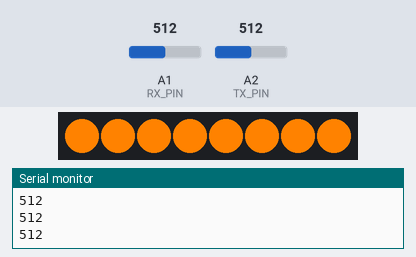
Bench run of a sketch on a simulated Arduino Uno, built with avr-gcc and run on an emulated ATmega328P. On the bench: 8 RGB LEDs in strip order, left to right, the last lines printed to the serial monitor. Inputs (shaded band) come from the test bench; at power-on: A1 (RX_PIN) = 512, A2 (TX_PIN) = 512.

Above: at 1.08 s.
1.3 s: A1 (RX_PIN) set to 486
At 1.58 s:
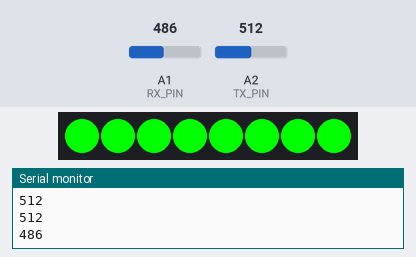
3.2 s: A1 (RX_PIN) set to 510
At 3.34 s:
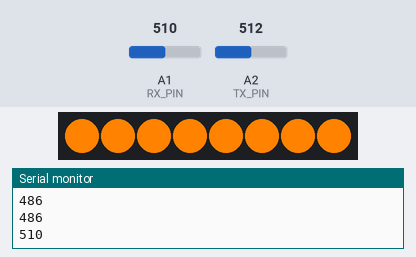
5.2 s: A1 (RX_PIN) set to 490
At 5.36 s:
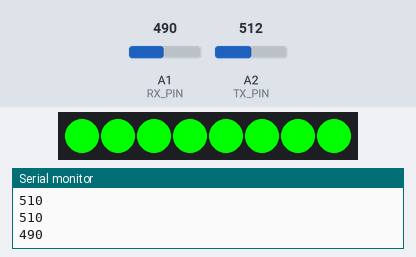
7.2 s: A2 (TX_PIN) set to 490
Timing chart, 0 to 9.7 s (numbered marks = the images above; inputs shaded):
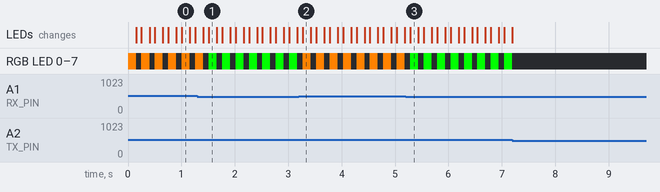

Measured:
- the behaviour switches between 500 and 499 on A1 (RX_PIN) (found by bisection; images 0 and 1)
- after the input at 1.3 s, the LEDs: first differ from a run without the input after 0.21 s (image 1)
- after the input at 3.2 s, the LEDs: change after 0.07 s (image 2)
- after the input at 5.2 s, the LEDs: change after 0.09 s (image 3)

The sketch:

modemLights.ino
```cpp
#include <Adafruit_NeoPixel.h>
#define PIN        6
#define NUMPIXELS 8
#define NUM_FLASHES 1
#define FLASHING_DELAY 150

#define RX_PIN A1
#define TX_PIN A2

Adafruit_NeoPixel pixels(NUMPIXELS, PIN, NEO_GRBW + NEO_KHZ800);

void flash(uint8_t r, uint8_t g, uint8_t b);

void setup() {

  pixels.begin(); // INITIALIZE NeoPixel strip object (REQUIRED)
  pinMode(RX_PIN, INPUT);
  pinMode(TX_PIN, INPUT);

  Serial.begin(9600);

  pixels.clear(); // Set all pixel colors to 'off'

}

void loop() {

    Serial.println(analogRead(RX_PIN));
    if (analogRead(RX_PIN)>=500) { //rx
      flash(255,130,0);
    }
    else if (analogRead(TX_PIN)>=500) { //tx
      flash(0, 255, 0);
    }
    else {
      pixels.clear();
    }
  delay(50);
}


void flash(uint8_t r, uint8_t g, uint8_t b) {

  for (int x = 0; x < NUM_FLASHES; x++) {
    for (int a = 0; a < NUMPIXELS; a++) {
      pixels.setPixelColor(a, r, g, b);
    }
    pixels.show();   // Send the updated pixel colors to the hardware.
    delay(FLASHING_DELAY);
    pixels.clear(); // Set all pixel colors to 'off'
    pixels.show();   // Send the updated pixel colors to the hardware.
    delay(50);
  }

  pixels.clear(); // Set all pixel colors to 'off'

}
```
